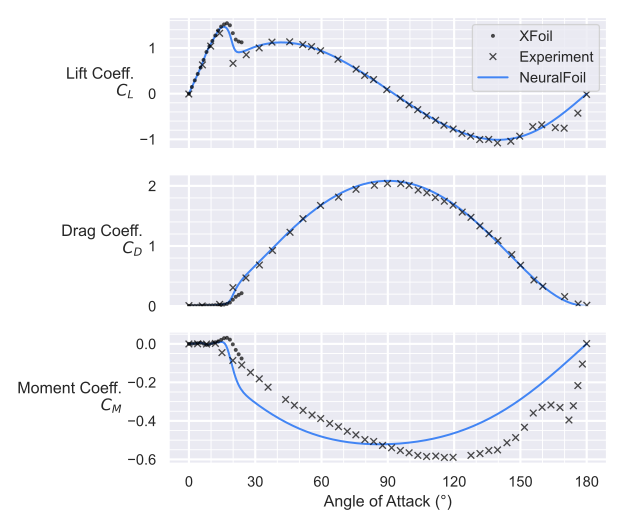

Write Python code to recreate this figure.
import aerosandbox as asb
import aerosandbox.numpy as np
import matplotlib.pyplot as plt
import aerosandbox.tools.pretty_plots as p
import aerosandbox.tools.webplotdigitizer_reader as wr
from pathlib import Path

af = asb.Airfoil("naca0012")
alpha_xf = np.linspace(0, 45, 35)
alpha_nf = np.linspace(0, 180, 300)
Re = 1.8e6

xf_aero = asb.XFoil(
    airfoil=af,
    Re=Re,
    max_iter=100,
    timeout=60,
).alpha(alpha_xf)

nf_aero = af.get_aero_from_neuralfoil(
    alpha=alpha_nf,
    Re=Re,
    model_size="xxxlarge",
)

naca_data_folder = Path(__file__).parent / "poststall"
naca_lift_data = wr.read_webplotdigitizer_csv(naca_data_folder / "lift.csv")
naca_drag_data = wr.read_webplotdigitizer_csv(naca_data_folder / "drag.csv")
naca_moment_data = wr.read_webplotdigitizer_csv(naca_data_folder / "moment.csv")
naca_data = {
    "CL": naca_lift_data,
    "CD": naca_drag_data,
    "CM": naca_moment_data,
}

fig, ax = plt.subplots(3, 1, figsize=(6.5, 5.5), sharex=True)


def plot(ax, title, field):
    plt.sca(ax)
    plt.ylabel(title)
    plt.plot(
        xf_aero["alpha"],
        xf_aero[field],
        ".", label="XFoil",
        color="k", alpha=0.7,
        zorder=4, markeredgewidth=0,
    )

    plt.plot(
        naca_data[field]["data"][:, 0],
        naca_data[field]["data"][:, 1],
        "x", label="Experiment",
        color="k", alpha=0.7,
        zorder=4, markersize=5,
    )

    plt.plot(
        alpha_nf,
        nf_aero[field],
        label="NeuralFoil",
    )


plot(ax[0], "Lift Coeff. $C_L$", "CL")
plot(ax[1], "Drag Coeff. $C_D$", "CD")
plot(ax[2], "Moment Coeff. $C_M$", "CM")

plt.xlabel("Angle of Attack (°)")

ax[0].legend(
    # loc="upper left",
    # ncols=2
)
ax[1].set_ylim(bottom=0)

p.show_plot(show=False, legend=False)
# for deg in np.linspace(0, 360, 9):
#     # Gets the figure-coordinates of the data point on ax[2]
#     x, y = ax[2].transData.transform(
#         [deg, 0]
#     )
#
#     display_center = np.array([
#         ax[2].transData.transform([deg, 0])[0],
#         ax[2].transAxes.transform([0, 0])[1] - 70
#     ])
#     display_size = np.array([
#         fig.transFigure.transform([0.1, 0])[0] - fig.transFigure.transform([0, 0])[0],
#         fig.transFigure.transform([0, 0.1])[1] - fig.transFigure.transform([0, 0])[1]
#     ])
#     display_lowerleft = display_center - display_size / 2
#     display_upperright = display_center + display_size / 2
#     fig_lowerleft = fig.transFigure.inverted().transform(display_lowerleft)
#     fig_upperright = fig.transFigure.inverted().transform(display_upperright)
#
#     afax = fig.add_axes(
#         [
#             fig_lowerleft[0],
#             fig_lowerleft[1],
#             fig_upperright[0] - fig_lowerleft[0],
#             fig_upperright[1] - fig_lowerleft[1]
#         ],
#         zorder=10
#     )
#     afd = af.rotate(-np.radians(deg), x_center=0.5, y_center=0)
#     afax.fill(
#         afd.x(),
#         afd.y(),
#         facecolor=(0, 0, 0, 0.2),
#         linewidth=1,
#         edgecolor=(0, 0, 0, 0.7)
#     )
#     afax.grid(False)
#     afax.axis("off")
#
#     afax.set_xlim(-0.05, 1.05)
#     afax.set_ylim(-0.5, 0.5)
#     afax.set_aspect("equal", adjustable='box')

for a in ax:
    plt.sca(a)
    p.set_ticks(30, 10)

p.show_plot(
    set_ticks=False,
    legend=False,
    tight_layout=False,
    savefig="post_stall_extrapolation.svg"
)
